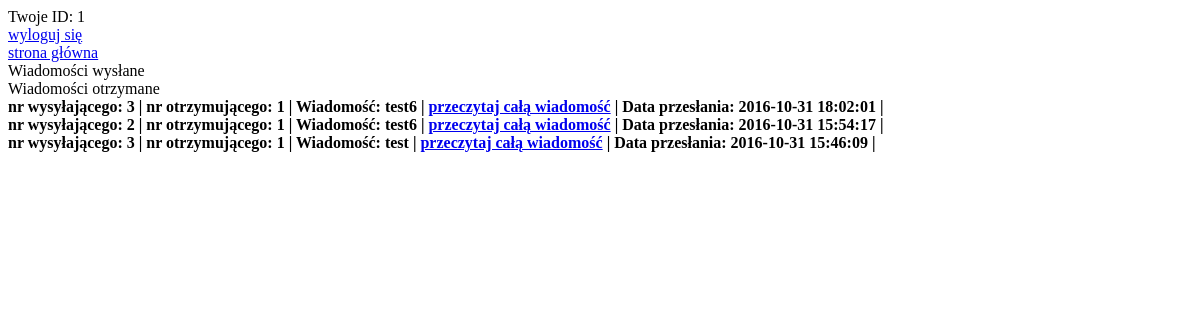
Before: /allmessages.php (signed in) with the older database file.
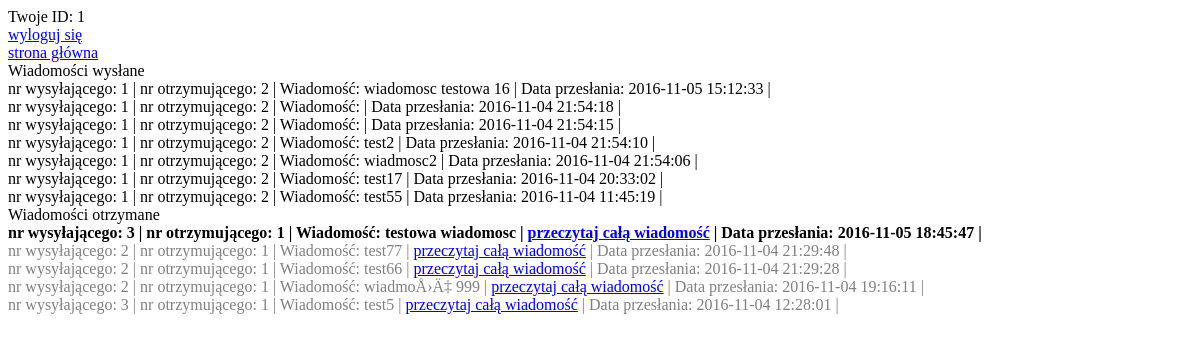
After: the same page with the newer database file.
### tables this page shows
CREATE TABLE IF NOT EXISTS `Message` (
  `id` int(11) NOT NULL AUTO_INCREMENT,
  `id_sender` int(11) NOT NULL,
  `id_receiver` int(11) NOT NULL,
  `creation_date` timestamp NULL DEFAULT CURRENT_TIMESTAMP ON UPDATE CURRENT_TIMESTAMP,
  `text` varchar(255) DEFAULT NULL,
  `unread` tinyint(11) NOT NULL,
  PRIMARY KEY (`id`),
  KEY `id_sender` (`id_sender`),
  KEY `id_receiver` (`id_receiver`)
);

### src/Message.php (called while the page is built, shortened)
<?php
class Message {
    private $id;
    private $id_sender;
    private $id_receiver;
    private $creation_date;
    private $text;
    public function __construct() {
        $this->id = -1;
        $this->id_sender = 0;
        $this->id_receiver = 0;
        $this->creation_date = '';
        $this->text = '';
    }
    public function getId() {
        return $this->id;
    }
    public function getIdSender() {
        return $this->id_sender;
    }
    public function getIdReceiver() {
        return $this->id_receiver;
    }
    public function getCreationDate() {
        return $this->creation_date;
    }
    public function getText() {
        return $this->text;
    }
    static public function loadAllMessagesByIdSender(mysqli $connection, $id_sender) {
        $sql = "SELECT * FROM Message WHERE id_sender=$id_sender ORDER BY Creation_date DESC";
        $ret = [];
        $result = $connection->query($sql);
        if ($result == true && $result->num_rows != 0) {
            foreach ($result as $row) {
                $loadedMessage = new Message();
                $loadedMessage->id = $row['id'];
                $loadedMessage->id_sender = $row['id_sender'];
                $loadedMessage->id_receiver = $row['id_receiver'];
                $loadedMessage->creation_date = $row['creation_date'];
                $loadedMessage->text = $row['text'];
                $loadedMessage->unead = $row['unread'];
                $ret[] = $loadedMessage;
            }
        }
        return $ret;
    }
    static public function loadAllUnreadMessagesByIdReceiver(mysqli $connection, $id_receiver) {
        $sql = "SELECT * FROM Message WHERE id_receiver=$id_receiver AND unread='0' ORDER BY Creation_date DESC";
        $ret = [];
        $result = $connection->query($sql);
        if ($result == true && $result->num_rows != 0) {
            foreach ($result as $row) {
                $loadedMessage = new Message();
                $loadedMessage->id = $row['id'];
                $loadedMessage->id_sender = $row['id_sender'];
                $loadedMessage->id_receiver = $row['id_receiver'];
                $loadedMessage->creation_date = $row['creation_date'];
                $loadedMessage->text = $row['text'];
                $loadedMessage->unread = $row['unread'];
                $ret[] = $loadedMessage;
            }
        }
        return $ret;
    }
    static public function loadAllReadMessagesByIdReceiver(mysqli $connection, $id_receiver) {
        $sql = "SELECT * FROM Message WHERE id_receiver=$id_receiver AND unread='1' ORDER BY Creation_date DESC";
        $ret = [];
        $result = $connection->query($sql);
        if ($result == true && $result->num_rows != 0) {
            foreach ($result as $row) {
                $loadedMessage = new Message();
                $loadedMessage->id = $row['id'];
                $loadedMessage->id_sender = $row['id_sender'];
                $loadedMessage->id_receiver = $row['id_receiver'];
                $loadedMessage->creation_date = $row['creation_date'];
                $loadedMessage->text = $row['text'];
                $loadedMessage->unread = $row['unread'];
                $ret[] = $loadedMessage;
            }
        }
        return $ret;
    }
}

### allmessages.php (the view, shortened to what this page needs)
<?php
require_once 'src/connection.php';
require_once 'src/Message.php';
?>
Twoje ID: <?php echo $_SESSION['loggedUserId']; ?>
<!DOCTYPE html>
<html>
    <head>
        <link rel="stylesheet" href="css/style.css" />
    </head>
    <body>
<br>
<a href="logout.php">wyloguj się</a>
<br>
<a href="index.php">strona główna </a>
<br>
<?php
$userLoged = $_SESSION['loggedUserId'];
echo 'Wiadomości wysłane'. '<br>';
 $messagesSender = Message::loadAllMessagesByIdSender($conn, $userLoged);
        foreach ($messagesSender as $message) {
            echo "nr wysyłającego: " . $message->getIdSender() . ' | ';
            echo "nr otrzymującego: " . $message->getIdReceiver() . ' | ';
            echo "Wiadomość: " . substr($message->getText(),0,30) . ' | ';
            echo "Data przesłania: " . $message->getCreationDate() . ' | ' ."<br>";
        }
echo 'Wiadomości otrzymane'. '<br>';
?>
<div class='message_unread'>
 <?php
  $unreadMessage = Message::loadAllUnreadMessagesByIdReceiver($conn, $userLoged);
        foreach ($unreadMessage as $message) {
            echo "nr wysyłającego: " . $message->getIdSender() . ' | ';
            echo "nr otrzymującego: " . $message->getIdReceiver() . ' | ';
            echo "Wiadomość: " . substr($message->getText(),0,30) . ' | ';
            echo "<a href='messageinfo.php?messageId=".$message->getId()."'>przeczytaj całą wiadomość</a>" . ' | ';
            echo "Data przesłania: " . $message->getCreationDate() . ' | ' ."<br>";
    }
 ?>
</div>
<div class='message_read'>
 <?php
    $readMessage = Message::loadAllReadMessagesByIdReceiver($conn, $userLoged);
         foreach ($readMessage as $message) {
            echo "nr wysyłającego: " . $message->getIdSender() . ' | ';
            echo "nr otrzymującego: " . $message->getIdReceiver() . ' | ';
            echo "Wiadomość: " . substr($message->getText(),0,30) . ' | ';
            echo "<a href='messageinfo.php?messageId=".$message->getId()."'>przeczytaj całą wiadomość</a>" . ' | ';
            echo "Data przesłania: " . $message->getCreationDate() . ' | ' ."<br>";
    }
 ?>
</div>
    </body>
</html>

### css/style.css (style rules this page uses)
div.message_unread { font-size: 16px; font-weight: bold; font-family: serif; color: black; }
div.message_read { font-size: 16px; font-weight: normal; font-family: serif; color: gray; }

Changed rows visible on the page:
removed message: id_sender "3", id_receiver "1", text "test6", creation_date "2016-10-31 18:02:01"
removed message: id_sender "2", id_receiver "1", text "test6", creation_date "2016-10-31 15:54:17"
removed message: id_sender "3", id_receiver "1", text "test", creation_date "2016-10-31 15:46:09"
added message: id_sender "1", id_receiver "2", text "wiadomosc testowa 16", creation_date "2016-11-05 15:12:33"
added message: id_sender "1", id_receiver "2", creation_date "2016-11-04 21:54:18"
added message: id_sender "1", id_receiver "2", creation_date "2016-11-04 21:54:15"
added message: id_sender "1", id_receiver "2", text "test2", creation_date "2016-11-04 21:54:10"
added message: id_sender "1", id_receiver "2", text "wiadmosc2", creation_date "2016-11-04 21:54:06"
added message: id_sender "1", id_receiver "2", text "test17", creation_date "2016-11-04 20:33:02"
added message: id_sender "1", id_receiver "2", text "test55", creation_date "2016-11-04 11:45:19"
added message: id_sender "3", id_receiver "1", text "testowa wiadomosc", creation_date "2016-11-05 18:45:47"
added message: id_sender "2", id_receiver "1", text "test77", creation_date "2016-11-04 21:29:48"
added message: id_sender "2", id_receiver "1", text "test66", creation_date "2016-11-04 21:29:28"
added message: id_sender "2", id_receiver "1", text "wiadmoÅ›Ä‡ 999", creation_date "2016-11-04 19:16:11"
added message: id_sender "3", id_receiver "1", text "test5", creation_date "2016-11-04 12:28:01"
